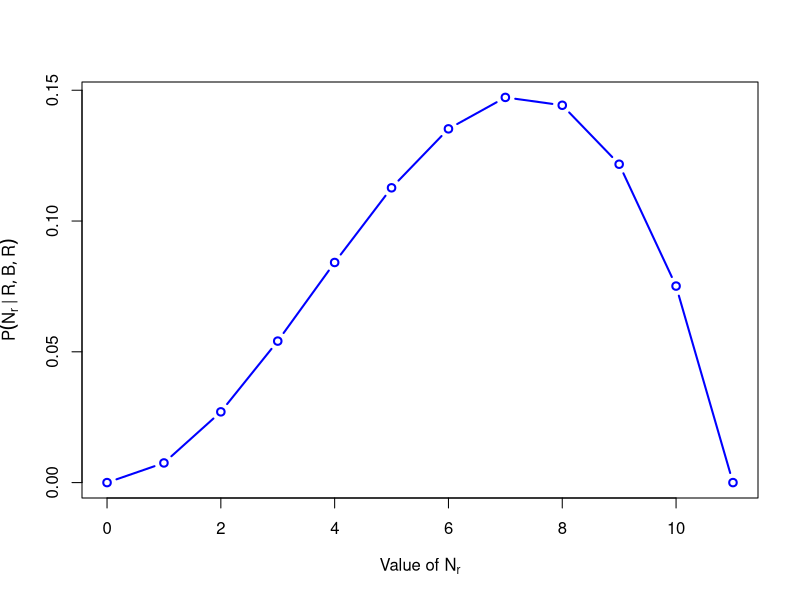
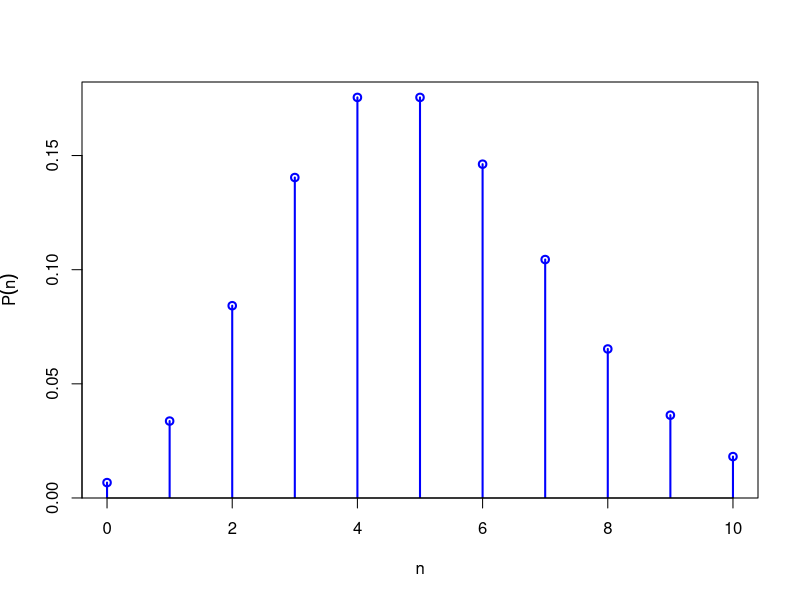
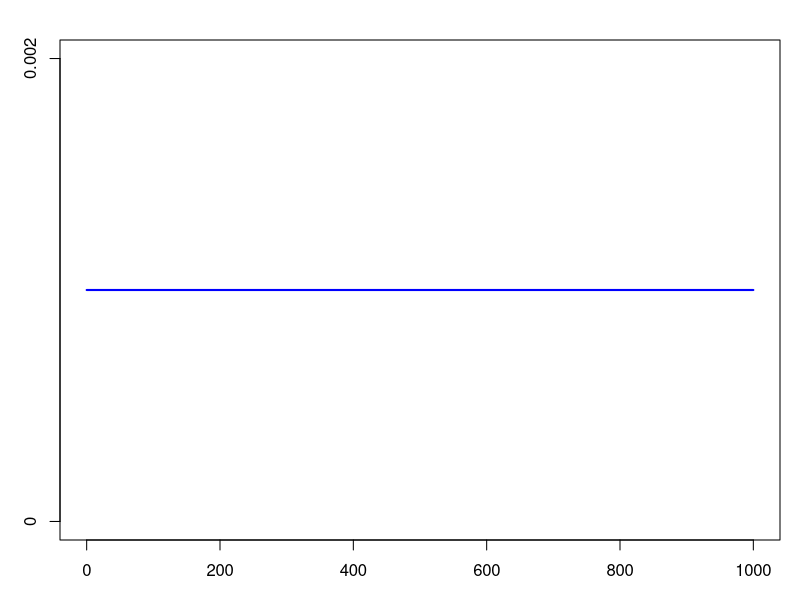
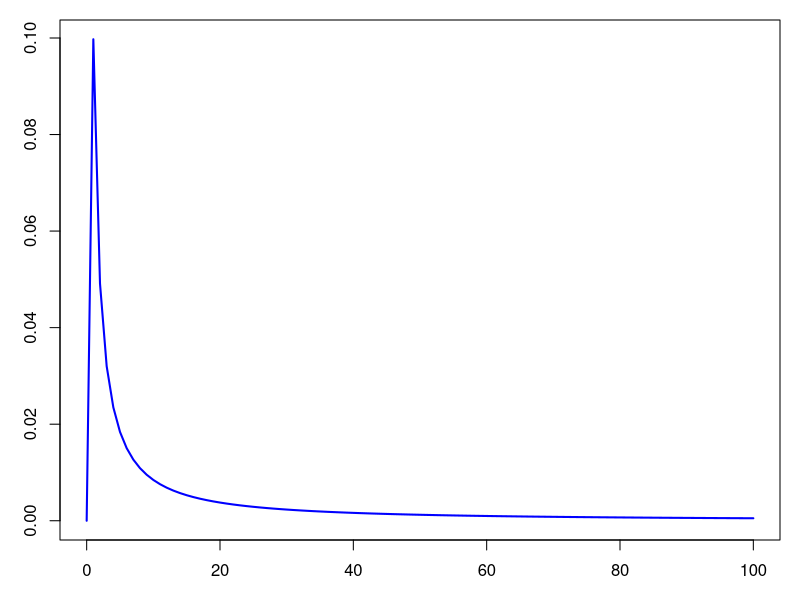
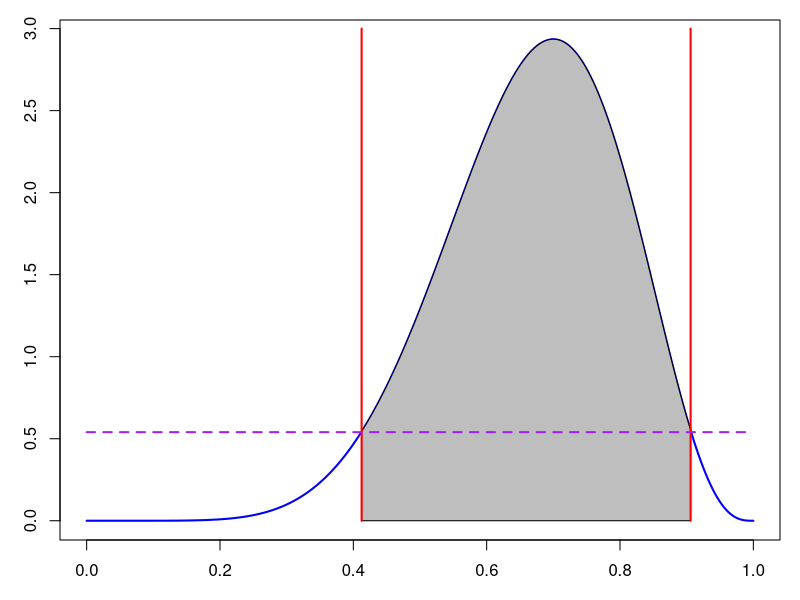
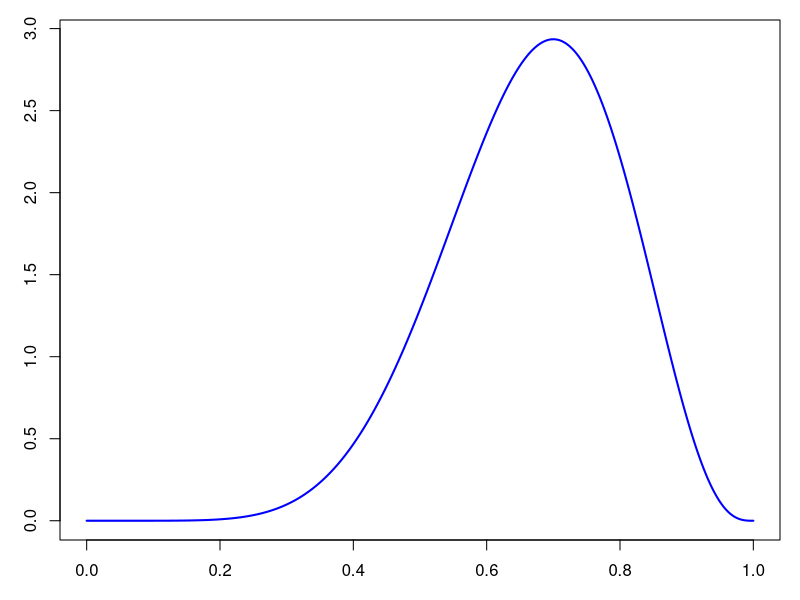
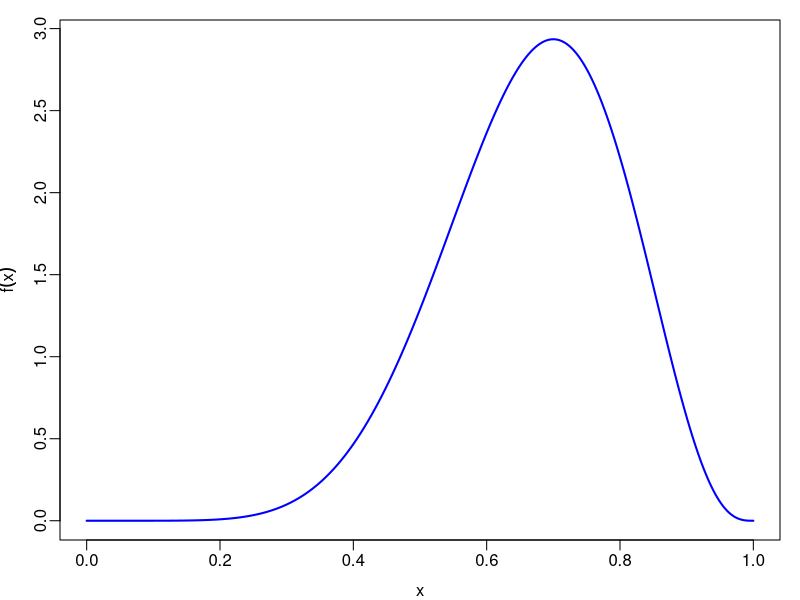
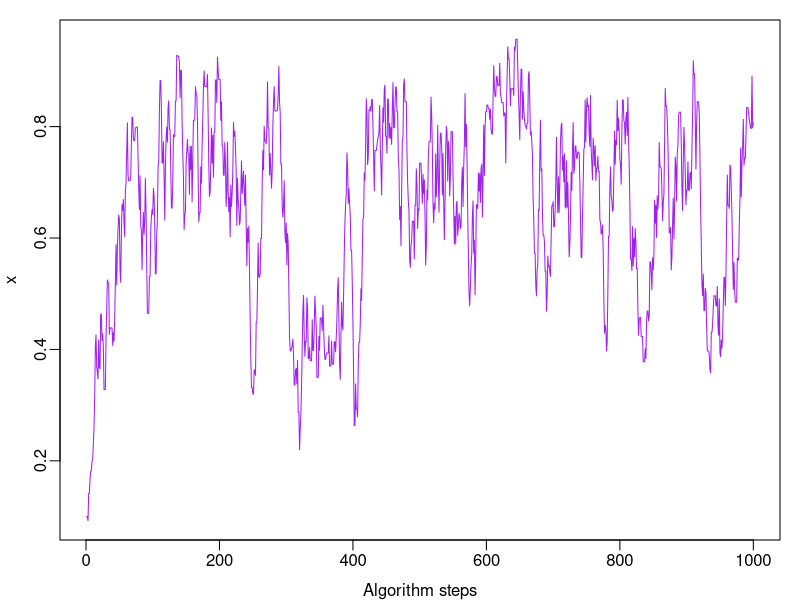

Write the R code that produced these figures, in order.
## Urn example for lecture.

Nr <- seq(0, 11)

lik <- Nr^2*(11-Nr)/11^3

png("urn_posterior.png", width=800, height=600, pointsize=20)
plot(Nr, lik, 'b', col='blue', lwd=2,
     xlab = expression(paste('Value of ', N[r])),
     ylab = expression(P(N[r] ~ '|' ~ R,B,R)))
dev.off()


png("poissonian.png", width=600, height=600, pointsize=20)
n <- seq(0, 10)
p <- dpois(n, 5)
plot(n, p, 'h', lwd=2, col='blue',
     ylab=expression(P(n)))
points(n, p, lwd=2, col='blue')
dev.off()

png("uniform_improper.png", width=800, height=200, pointsize=20)
par(mar=c(3,3,2,1))
lambda <- seq(0,1000)
p <- rep(1/1000, length(lambda))
plot(lambda, p, 'l', lwd=2, col='blue', ylim=c(0,0.002), yaxt='n')
axis(side=2,at=c(0,2/1000),labels=c('0','0.002'))
dev.off()

png("lognormal.png", width=800, height=200, pointsize=20)
par(mar=c(3,3,1,1))
x <- seq(0, 100)
p <- dlnorm(x, meanlog=0, sdlog=4)
plot(x, p, 'l', lwd=2, col='blue')
dev.off()

png("credible_interval.png", width=800, height=300, pointsize=15)
par(mar=c(3,3,1,1))

x <- seq(0, 1, length.out=1000)
p <- dbeta(x, 8, 4)

cutoff <- 0.54
interval <- x[p>cutoff]
pinterval <- p[p>cutoff]
lower <- min(interval)
upper <- max(interval)

plot(x, p, 'l', lwd=2, col='blue')
polygon(c(interval, rev(interval)), c(rep(0, length(interval)), rev(pinterval)), col='grey')
lines(c(lower,lower), c(0, 3), lwd=2, col='red')
lines(c(upper,upper), c(0, 3), lwd=2, col='red')
lines(c(0,1), c(cutoff, cutoff), lwd=2, lty=2, col='purple')

dev.off()

png("rejection_sampling.png", width=800, height=400, pointsize=15)
par(mar=c(3,3,1,1))

x <- seq(0, 1, length.out=1000)
p <- dbeta(x,8,4)

plot(x,p, 'l', lwd=2, col='blue')
dev.off()

png("MCMC.png", width=800, height=400, pointsize=15)
par(mar=c(3,3,1,1), mgp=c(2,0.5,0))
x <- seq(0, 1, length.out=1000)
p <- dbeta(x,8,4)

plot(x,p, 'l', lwd=2, col='blue', ylab=expression(f(x)))
dev.off()


mcmc <- function(x0, w, logTarget, steps=1000) {

    x <- x0

    oldLogP <- logTarget(x)

    for (i in 2:steps) {

        xPrime <- runif(1, x[i-1]-w/2, x[i-1]+w/2)

        newLogP <- logTarget(xPrime)

        if (newLogP>oldLogP || runif(1)<exp(newLogP-oldLogP)) {
            x[i] <- xPrime
            oldLogP <- newLogP
        } else {
            x[i] <- x[i-1]
        }
    }

    return(x)
}


png("MCMC_trace.png", width=800, height=400, pointsize=20)
par(mar=c(3,3,1,1), mgp=c(2,0.5,0))

logTarget <- function(x) {
    return(log(dbeta(x,8,4)))
}
trace <- mcmc(0.1, 0.2, logTarget)

plot(1:length(trace), trace, 'l', col='purple',
     xlab="Algorithm steps",
     ylab=expression(x))

dev.off()


png("MCMC_density.png", width=800, height=400, pointsize=20)
par(mar=c(3,3,1,1), mgp=c(2,0.5,0))

trace <- mcmc(0.1, 0.2, logTarget, steps=10000)

plot(density(trace[-(1:1000)]), lwd=2, col='blue',
     xlab="x", main="")
lines(x, exp(logTarget(x)), lwd=2, lty=2, col='red')
legend("topleft", inset=0.05,
       c("MCMC", expression(f(x))),
       col=c("blue","red"),
       lwd=2, lty=c(1,2))

dev.off()


png("MCMC_slow_trace.png", width=800, height=300, pointsize=20)
par(mar=c(3,3,1,1), mgp=c(2,0.5,0))

trace <- mcmc(0.1, 0.05, logTarget, steps=2000)

plot(1:length(trace), trace, 'l', col='purple',
     xlab="Algorithm steps",
     ylab=expression(x))

dev.off()


png("MCMC_convergence_testing.png", width=400, height=400, pointsize=20)
par(mar=c(3,3,1,1), mgp=c(2,0.5,0))

trace <- list()
trace[[1]] <- mcmc(0.1, 0.2, logTarget, steps=10000)
trace[[2]] <- mcmc(0.1, 0.2, logTarget, steps=10000)
trace[[3]] <- mcmc(0.1, 0.2, logTarget, steps=10000)
trace[[4]] <- mcmc(0.1, 0.2, logTarget, steps=10000)

plot(density(trace[[1]][-(1:1000)]), lwd=2, col='blue',
     xlab="x", main="", ylim=c(0,3))
lines(density(trace[[2]][-(1:1000)]), lwd=2, col='blue')
lines(density(trace[[3]][-(1:1000)]), lwd=2, col='blue')
lines(density(trace[[4]][-(1:1000)]), lwd=2, col='blue')
lines(x, exp(logTarget(x)), lwd=2, lty=2, col='red')
dev.off()


png("MCMC_acf.png", width=800, height=300, pointsize=20)
par(mar=c(3,3,1,1), mgp=c(2,0.5,0))

plot(acf(trace[[1]][-(1:1000)]), main="")
dev.off()
